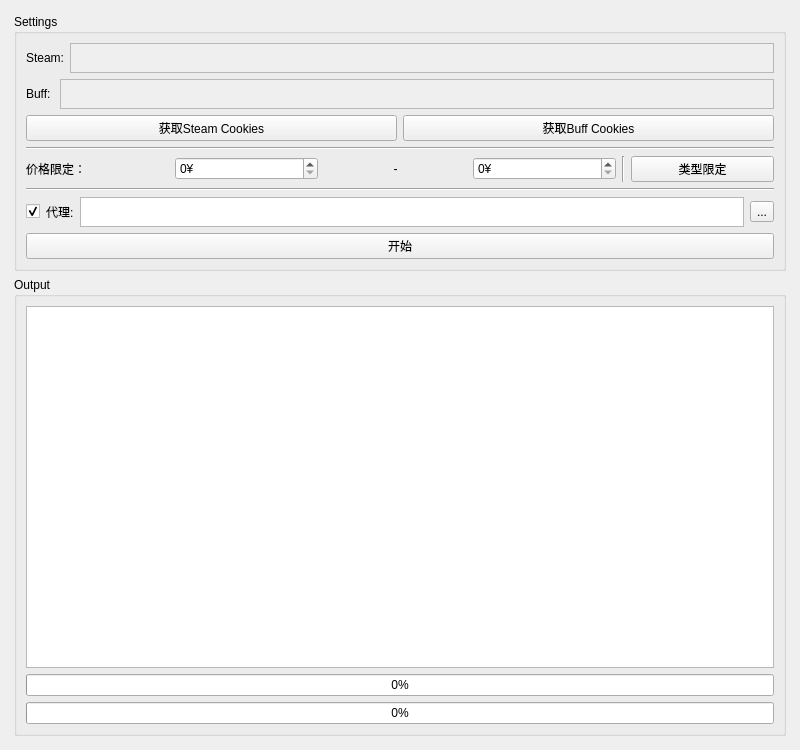
<?xml version="1.0" encoding="UTF-8"?>
<ui version="4.0">
 <class>MainWindow</class>
 <widget class="QMainWindow" name="MainWindow">
  <property name="geometry">
   <rect>
    <x>0</x>
    <y>0</y>
    <width>800</width>
    <height>750</height>
   </rect>
  </property>
  <property name="windowTitle">
   <string>Oddish</string>
  </property>
  <property name="styleSheet">
   <string notr="true"/>
  </property>
  <widget class="QWidget" name="centralwidget">
   <layout class="QVBoxLayout" name="verticalLayout">
    <item>
     <layout class="QVBoxLayout" name="verticalLayout_2" stretch="0,3">
      <property name="leftMargin">
       <number>5</number>
      </property>
      <property name="topMargin">
       <number>5</number>
      </property>
      <property name="rightMargin">
       <number>5</number>
      </property>
      <property name="bottomMargin">
       <number>5</number>
      </property>
      <item>
       <widget class="QGroupBox" name="settings">
        <property name="title">
         <string>Settings</string>
        </property>
        <layout class="QVBoxLayout" name="verticalLayout_4">
         <item>
          <layout class="QHBoxLayout" name="horizontalLayout">
           <item>
            <widget class="QLabel" name="label">
             <property name="text">
              <string>Steam:</string>
             </property>
            </widget>
           </item>
           <item>
            <widget class="QPlainTextEdit" name="steamCookie">
             <property name="enabled">
              <bool>false</bool>
             </property>
             <property name="maximumSize">
              <size>
               <width>16777215</width>
               <height>30</height>
              </size>
             </property>
            </widget>
           </item>
          </layout>
         </item>
         <item>
          <layout class="QHBoxLayout" name="horizontalLayout_2">
           <item>
            <widget class="QLabel" name="label_2">
             <property name="text">
              <string>Buff: </string>
             </property>
            </widget>
           </item>
           <item>
            <widget class="QPlainTextEdit" name="buffCookie">
             <property name="enabled">
              <bool>false</bool>
             </property>
             <property name="maximumSize">
              <size>
               <width>16777215</width>
               <height>30</height>
              </size>
             </property>
            </widget>
           </item>
          </layout>
         </item>
         <item>
          <layout class="QHBoxLayout" name="horizontalLayout_3">
           <item>
            <widget class="QPushButton" name="getSteam">
             <property name="text">
              <string>获取Steam Cookies</string>
             </property>
            </widget>
           </item>
           <item>
            <widget class="QPushButton" name="getBuff">
             <property name="text">
              <string>获取Buff Cookies</string>
             </property>
            </widget>
           </item>
          </layout>
         </item>
         <item>
          <widget class="Line" name="line_2">
           <property name="orientation">
            <enum>Qt::Horizontal</enum>
           </property>
          </widget>
         </item>
         <item>
          <layout class="QHBoxLayout" name="horizontalLayout_4">
           <item>
            <widget class="QLabel" name="label_3">
             <property name="text">
              <string>价格限定：</string>
             </property>
            </widget>
           </item>
           <item>
            <widget class="QSpinBox" name="priceMin">
             <property name="suffix">
              <string>¥</string>
             </property>
             <property name="maximum">
              <number>150000</number>
             </property>
            </widget>
           </item>
           <item>
            <widget class="QLabel" name="label_4">
             <property name="text">
              <string>-</string>
             </property>
             <property name="alignment">
              <set>Qt::AlignCenter</set>
             </property>
            </widget>
           </item>
           <item>
            <widget class="QSpinBox" name="priceMax">
             <property name="suffix">
              <string>¥</string>
             </property>
             <property name="maximum">
              <number>150000</number>
             </property>
            </widget>
           </item>
           <item>
            <widget class="Line" name="line_3">
             <property name="orientation">
              <enum>Qt::Vertical</enum>
             </property>
            </widget>
           </item>
           <item>
            <widget class="QPushButton" name="typeRestrict">
             <property name="text">
              <string>类型限定</string>
             </property>
            </widget>
           </item>
          </layout>
         </item>
         <item>
          <widget class="Line" name="line">
           <property name="orientation">
            <enum>Qt::Horizontal</enum>
           </property>
          </widget>
         </item>
         <item>
          <layout class="QHBoxLayout" name="horizontalLayout_8">
           <item>
            <widget class="QCheckBox" name="useProxy">
             <property name="text">
              <string/>
             </property>
             <property name="checked">
              <bool>true</bool>
             </property>
            </widget>
           </item>
           <item>
            <widget class="QLabel" name="label_7">
             <property name="text">
              <string>代理:</string>
             </property>
            </widget>
           </item>
           <item>
            <widget class="QPlainTextEdit" name="proxyEditor">
             <property name="maximumSize">
              <size>
               <width>16777215</width>
               <height>30</height>
              </size>
             </property>
            </widget>
           </item>
           <item>
            <widget class="QToolButton" name="proxyVaild">
             <property name="text">
              <string>...</string>
             </property>
            </widget>
           </item>
          </layout>
         </item>
         <item>
          <widget class="QPushButton" name="crawlStart">
           <property name="text">
            <string>开始</string>
           </property>
          </widget>
         </item>
        </layout>
       </widget>
      </item>
      <item>
       <widget class="QGroupBox" name="groupBox_2">
        <property name="title">
         <string>Output</string>
        </property>
        <layout class="QVBoxLayout" name="verticalLayout_3">
         <item>
          <widget class="QTextEdit" name="logger"/>
         </item>
         <item>
          <widget class="QProgressBar" name="buffProcessBar">
           <property name="value">
            <number>0</number>
           </property>
          </widget>
         </item>
         <item>
          <widget class="QProgressBar" name="steamProcessBar">
           <property name="value">
            <number>0</number>
           </property>
          </widget>
         </item>
        </layout>
       </widget>
      </item>
     </layout>
    </item>
   </layout>
  </widget>
 </widget>
 <resources/>
 <connections/>
 <slots>
  <slot>crawl_start()</slot>
  <slot>get_steam()</slot>
  <slot>get_buff()</slot>
 </slots>
</ui>
